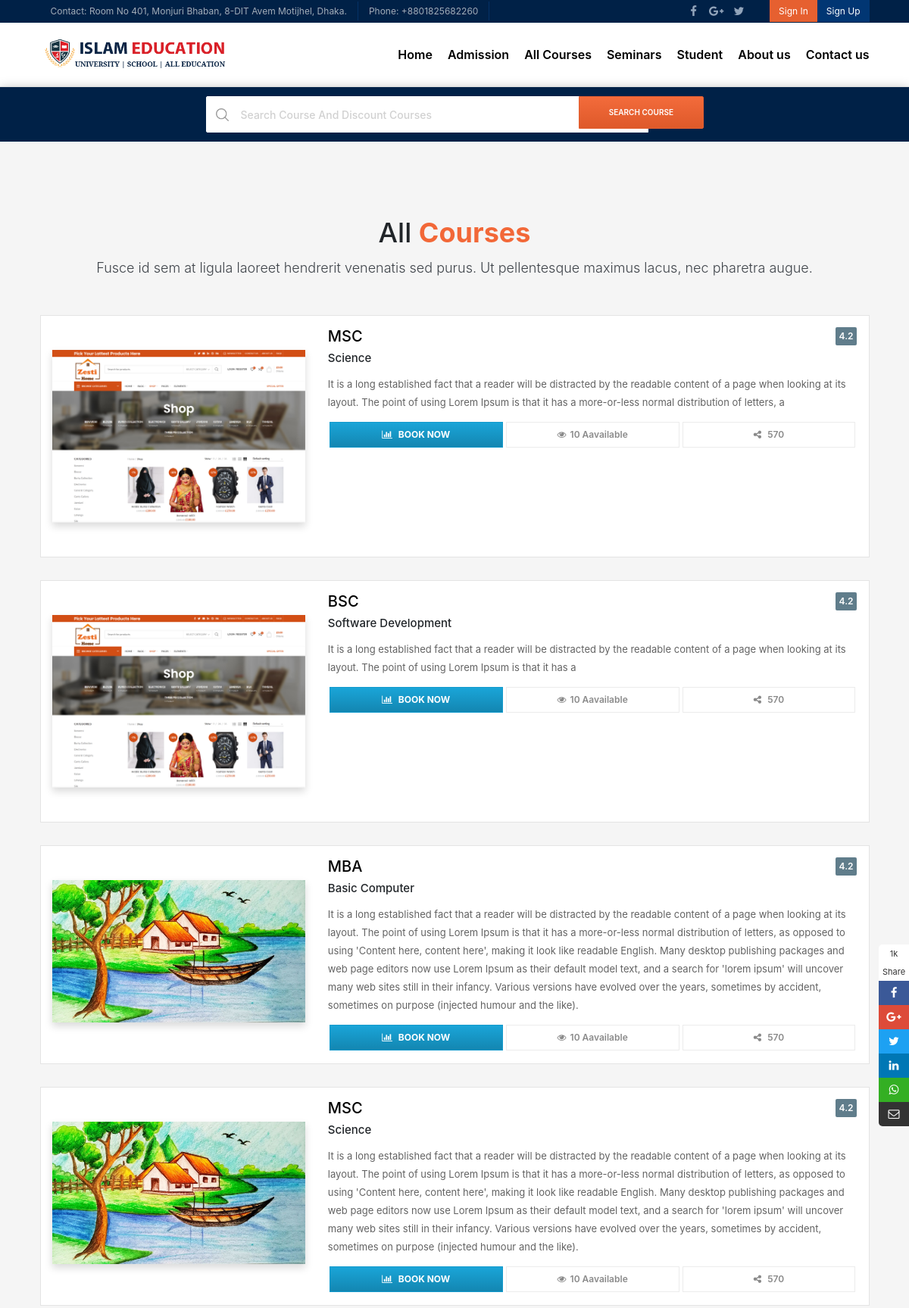
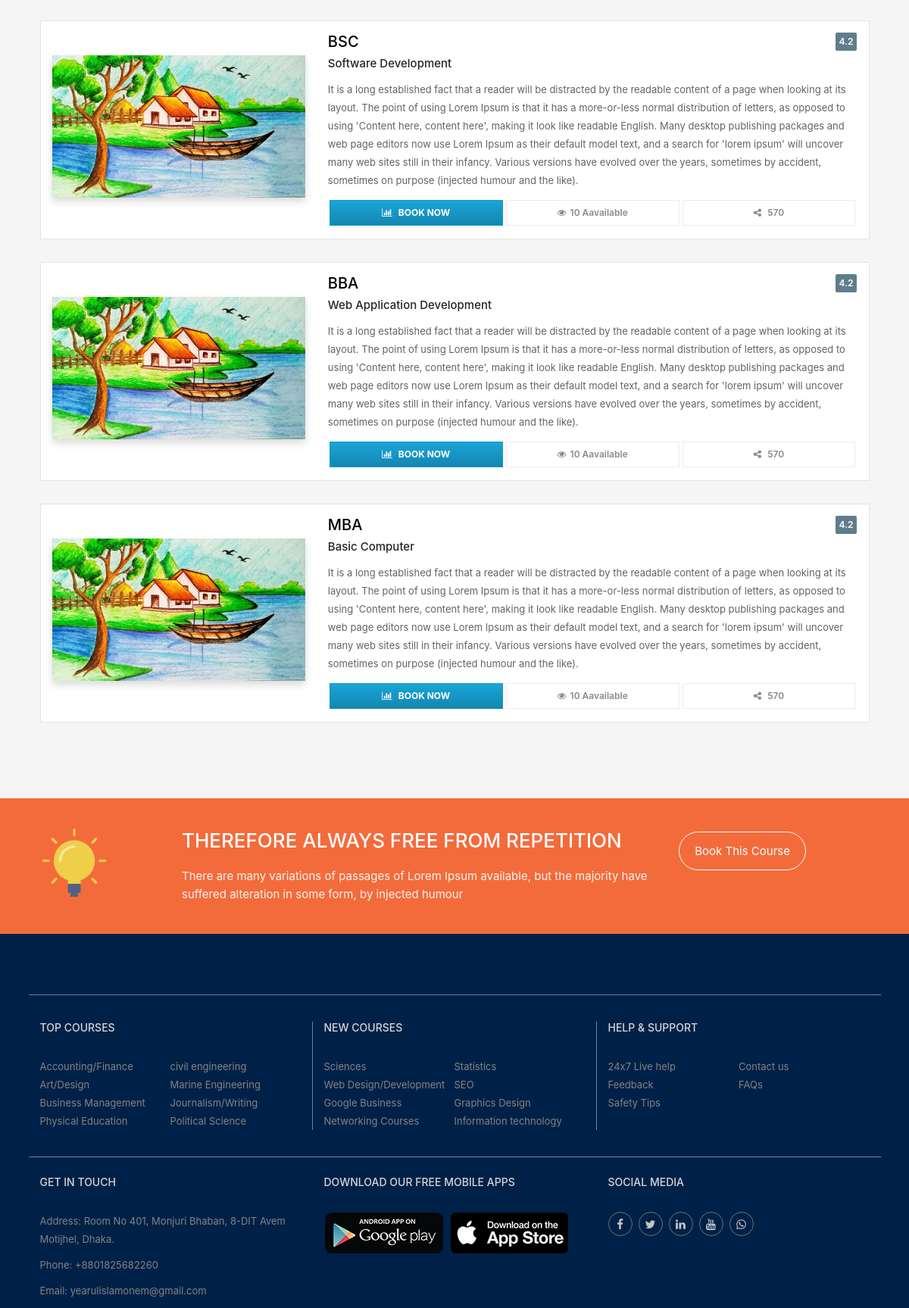
Screenshot of /all-course.php (upper part) with the database file from the repository (2 pictures, top to bottom).
### tables this page shows
CREATE TABLE `courses` (
  `course_id` int(5) NOT NULL,
  `course_name` varchar(50) NOT NULL,
  `course_description` text NOT NULL,
  `course_status` varchar(10) NOT NULL,
  `course_cat` varchar(100) NOT NULL,
  `course_seat` int(11) NOT NULL,
  `course_start_date` date NOT NULL DEFAULT current_timestamp(),
  `course_contact_person_name` varchar(50) NOT NULL,
  `course_contact_person_phone` int(15) NOT NULL,
  `course_contact_email` varchar(100) NOT NULL,
  `course_image` varchar(200) NOT NULL
);

### all-course.php (called while the page is built, shortened)
<?php
include("template.php");
?>

### admin/libraries/database_crud.php (called while the page is built, shortened)
<?php
Class Database{
	public $host   = 'localhost';
	public $user   = 'root';
	public $pass   = "";
	public $dbname = 'school_management_system_2021';
	public $link;
	private function connectDB(){
	$this->link = new mysqli($this->host, $this->user, $this->pass, $this->dbname);
 }
	public function select($query){
		$result = $this->link->query($query) or die($this->link->error.__LINE__);
		if($result->num_rows > 0){
			return $result;
		} else {
			return false;
		}
	}
}

### views/v-all-courses.php (the view)
<?php
$courseReq = "SELECT * FROM `courses`";
$courses =  $crud->select($courseReq);
?>
<section class="pop-cour">
    <div class="container com-sp pad-bot-70">
        <div class="row">
            <div class="con-title col-md-12">
                <h2>All <span>Courses</span></h2>
                <p class="text-center">Fusce id sem at ligula laoreet hendrerit venenatis sed purus. Ut pellentesque maximus lacus, nec
                    pharetra augue.</p>
            </div>
        </div>
        <div class="row">
            <div class="col-md-12">
                <div>
                    <?php while($course = mysqli_fetch_assoc($courses)){ ?>
                    <div class="home-top-cour">
                        <div class="col-md-4 py-5"> <img class="img-fluid shadow" src="admin/upload/<?php echo $course['course_image'] ?>" alt=""> </div>
                        <div class="col-md-8 home-top-cour-desc">
                            <a href="course-details.html">
                                <h3 class=""><?php echo $course['course_name'] ?></h3>
                            </a>
                            <h4 class=""><?php echo $course['course_cat'] ?></h4>
                            <p><?php echo $course['course_description'] ?></p>
                            <span class="home-top-cour-rat">4.2</span>
                            <div class="hom-list-share">
                                <ul>
                                    <li><a href="course-details.php?status=view-course&&id=<?php echo $course['course_id'] ?>"><i class="fa fa-bar-chart" aria-hidden="true"></i>
                                            Book Now</a>
                                    </li>
                                    <li><a href="course-details.php?status=view-course&&id=<?php echo $course['course_id'] ?>"><i class="fa fa-eye" aria-hidden="true"></i>10
                                            Aavailable</a>
                                    </li>
                                    <li><a href="course-details.php?status=view-course&&id=<?php echo $course['course_id'] ?>"><i class="fa fa-share-alt" aria-hidden="true"></i>
                                            570</a>
                                    </li>
                                </ul>
                            </div>
                        </div>
                    </div>
                    <?php } ?>
                </div>
            </div>
        </div>
    </div>
</section>

### rows the page displays
courses: course_image (picture), course_name "MSC", course_cat "Science", course_description "It is a long established fact that a reader will be distracted by the readable content of a page when looking at its layout. The point of using Lorem Ipsum is that it has a more-or-less normal distribution of letters, a"
courses: course_image (picture), course_name "BSC", course_cat "Software Development", course_description "It is a long established fact that a reader will be distracted by the readable content of a page when looking at its layout. The point of using Lorem Ipsum is that it has a"
courses: course_image (picture), course_name "MBA", course_cat "Basic Computer", course_description "It is a long established fact that a reader will be distracted by the readable content of a page when looking at its layout. The point of using Lorem Ipsum is that it has a more-or-less normal distribution of letters, as opposed to using 'Content here, content here', making it look like readable English. Many desktop publishing packages and web page editors now use Lorem Ipsum as their default model text, and a search for 'lorem ipsum' will uncover many web sites still in their infancy. Various versions have evolved over the years, sometimes by accident, sometimes on purpose (injected humour and the like)."
courses: course_image (picture), course_name "MSC", course_cat "Science", course_description "It is a long established fact that a reader will be distracted by the readable content of a page when looking at its layout. The point of using Lorem Ipsum is that it has a more-or-less normal distribution of letters, as opposed to using 'Content here, content here', making it look like readable English. Many desktop publishing packages and web page editors now use Lorem Ipsum as their default model text, and a search for 'lorem ipsum' will uncover many web sites still in their infancy. Various versions have evolved over the years, sometimes by accident, sometimes on purpose (injected humour and the like)."
courses: course_image (picture), course_name "BSC", course_cat "Software Development", course_description "It is a long established fact that a reader will be distracted by the readable content of a page when looking at its layout. The point of using Lorem Ipsum is that it has a more-or-less normal distribution of letters, as opposed to using 'Content here, content here', making it look like readable English. Many desktop publishing packages and web page editors now use Lorem Ipsum as their default model text, and a search for 'lorem ipsum' will uncover many web sites still in their infancy. Various versions have evolved over the years, sometimes by accident, sometimes on purpose (injected humour and the like)."
courses: course_image (picture), course_name "BBA", course_cat "Web Application Development", course_description "It is a long established fact that a reader will be distracted by the readable content of a page when looking at its layout. The point of using Lorem Ipsum is that it has a more-or-less normal distribution of letters, as opposed to using 'Content here, content here', making it look like readable English. Many desktop publishing packages and web page editors now use Lorem Ipsum as their default model text, and a search for 'lorem ipsum' will uncover many web sites still in their infancy. Various versions have evolved over the years, sometimes by accident, sometimes on purpose (injected humour and the like)."
courses: course_image (picture), course_name "MBA", course_cat "Basic Computer", course_description "It is a long established fact that a reader will be distracted by the readable content of a page when looking at its layout. The point of using Lorem Ipsum is that it has a more-or-less normal distribution of letters, as opposed to using 'Content here, content here', making it look like readable English. Many desktop publishing packages and web page editors now use Lorem Ipsum as their default model text, and a search for 'lorem ipsum' will uncover many web sites still in their infancy. Various versions have evolved over the years, sometimes by accident, sometimes on purpose (injected humour and the like)."
